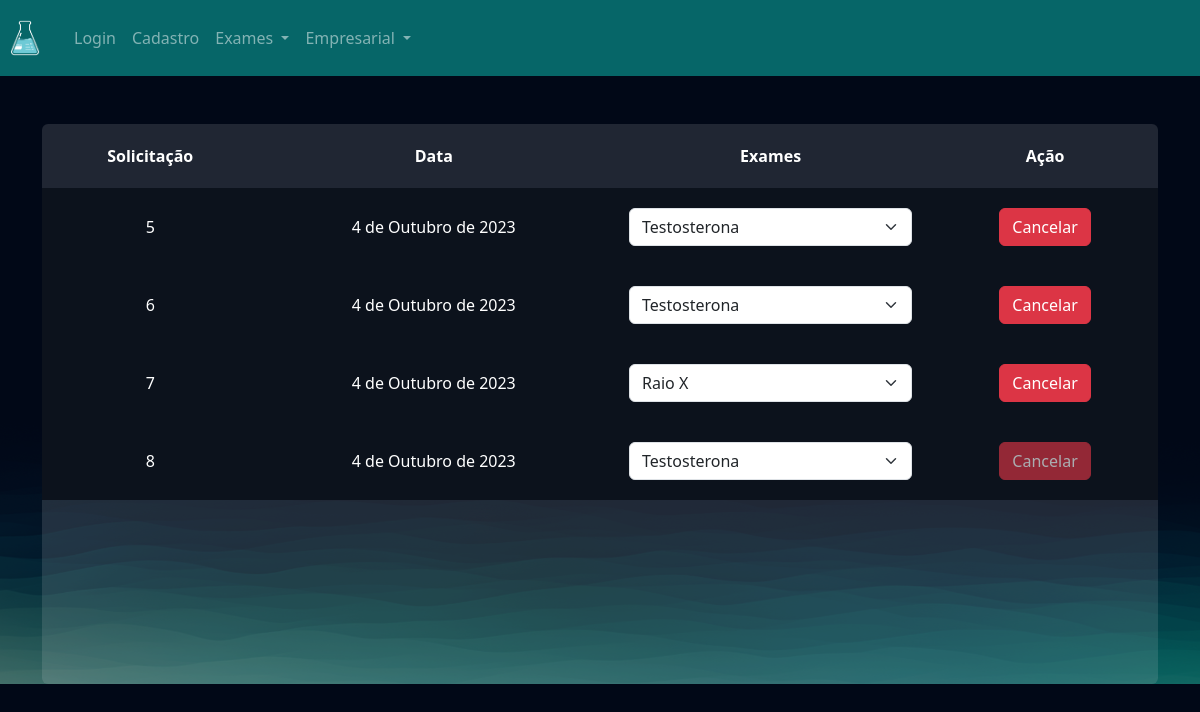
The app's page /exames/gerenciar_pedidos/ (signed in) with its own data.
### exames/models.py (models this page shows, shortened)
class PedidosExames(models.Model):
    usuario = models.ForeignKey(User, on_delete=models.DO_NOTHING)
    exames = models.ManyToManyField(SolicitacaoExame)
    agendado = models.BooleanField(default=True)
    data = models.DateField()

### exames/views.py (the view)
# urls.py: path('gerenciar_pedidos/', views.gerenciar_pedidos, name='gerenciar_pedidos'),
def gerenciar_pedidos(request):
    if not request.user.is_authenticated:
        messages.add_message(request, constants.ERROR, 'Você precisa fazer login para acessar esta pagina!')
        return redirect('/usuarios/login')
    pedidos_exames = PedidosExames.objects.filter(usuario=request.user)
    return render(request, 'gerenciar_pedidos.html', {'pedidos_exames': pedidos_exames})

### exames/templates/gerenciar_pedidos.html (shortened to what this page needs)
{% extends "bases/base.html" %}
{% load static %}
{% block 'head' %}
    <link href="{% static 'exames/css/exame.css' %}" rel="stylesheet">
    <link href="{% static 'exames/css/gerenciar_pedidos.css' %}" rel="stylesheet">
{% endblock 'head' %}
{% block 'conteudo' %}
    <br>
    <br>
    <div class="container">
        <div class="card card-view">
            <table>
                <tr>
                  <th>Solicitação</th>
                  <th>Data</th>
                  <th>Exames</th>
                  <th>Ação</th>
                </tr>
                {% for pedidos in pedidos_exames %}
                    <tr class="linha-tabela">
                        <td>{{pedidos.id}}</td>
                        <td>{{pedidos.data}}</td>
                        <td>
                            <select class="form-select">
                                {% for exame in pedidos.exames.all %}
                                    <option style="color: black"  value="">{{exame.exame.nome}}</option>
                                {% endfor %}
                            </select>
                        </td>
                        <td>
                            <a href="{% url 'cancelar_pedido' pedidos.id %}"  class="btn btn-danger {% if not pedidos.agendado %} disabled {% endif %}">Cancelar</a>
                        </td>
                    </tr>
                {% endfor %}
              </table>
        </div>
    </div>
{% endblock 'conteudo' %}

### templates/static/geral/css/base.css (style rules this page uses)
:root { --main-color: #151C34; --dark-color: #0C121C ; --light-color: #6DE6EE; --contrast-color: #f4c96b; --differential-color: #066668; }
* { color: white }

### templates/static/exames/css/exame.css (style rules this page uses)
body { background-image: url('/static/geral/img/bg2.png'); background-size: cover; }
.card { background-color: rgba(217, 217, 217, .14); color: white; padding: 15px; }

### templates/static/exames/css/gerenciar_pedidos.css (style rules this page uses)
.linha-tabela { background-color: var(--dark-color); height: 20px; }
td, th { padding: 20px; }
.card-view { text-align: center; padding: 0; border: none; height: 70vh; }

### records on screen
PedidosExames: id "5", data "4 de Outubro de 2023"
PedidosExames: id "6", data "4 de Outubro de 2023"
PedidosExames: id "7", data "4 de Outubro de 2023"
PedidosExames: id "8", data "4 de Outubro de 2023"

### other values on screen
form field value "Testosterona"
form field value "Raio X"
